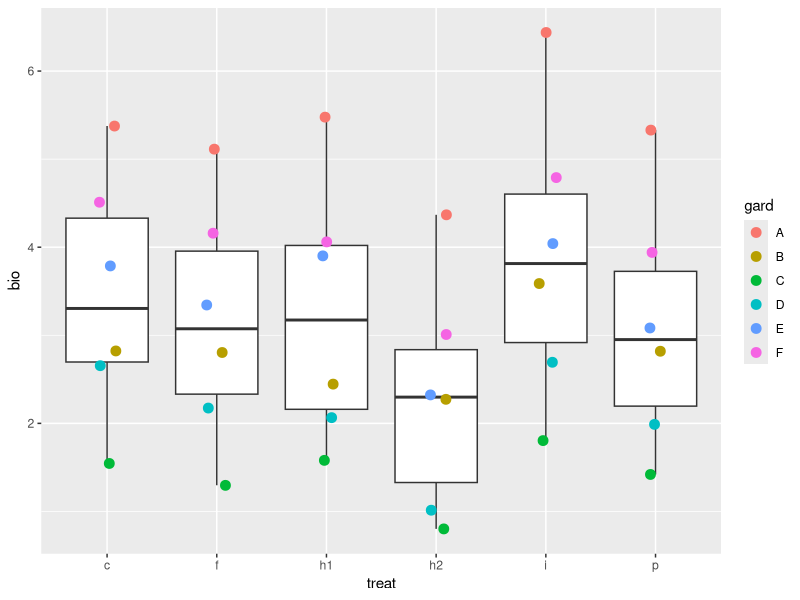
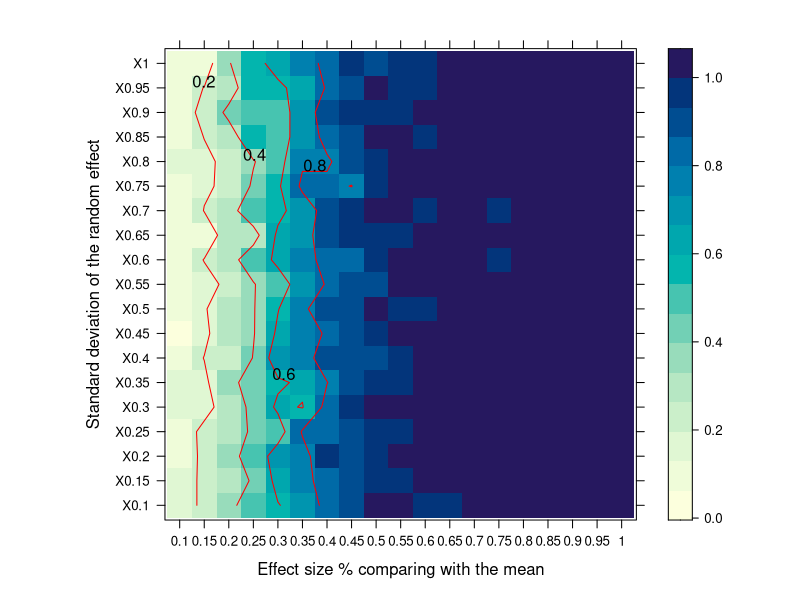
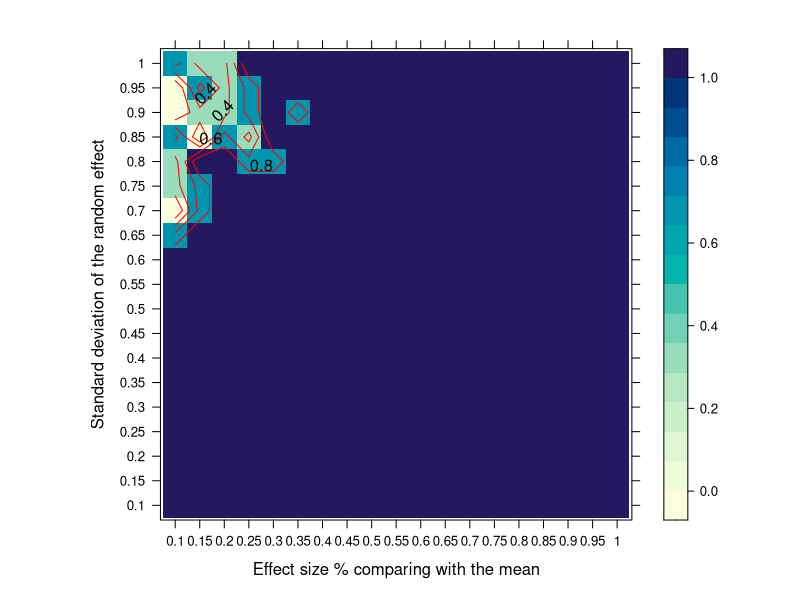

Write the R code that produced these figures, in order.
# Random model

#### NOTES -----------
# Simulate random effect model.
# 
# m <- 5       # number of schools
# mu <- 12.56  # global score average
# sdU <- 5.67  # standard deviation for the random effect
# sdW <- 3.25  # standard deviation for the noise
# sU <- sdU^2  # variance for the random effect
# sW <- sdW^2
# # values for the random effect
# U <- rnorm(m, mean=0, sd = sdU)
# # Number of observations in each school
# n <- 100
# N <- m*n
# data <- data.frame(school = rep(1:m, each=n))
# data$U <- U[data$school] # random factor value for each school
# data$val <- rnorm(m*n, mu + data$U, sdW)
# library(lme4)
# library(lmerTest)
# 
# # REML estimator for sigma^2
# MSE <- 1/(m*(n-1)) * sum((data$val - mean(data$val))^2) 
# # REML estimator for sigma_a^2
# MSA <- (1/(m-1))*sum(tapply(data$val, data$school, function(x){sum((x - mean(x))^2)}))
# (1/n)*(MSA - MSE)
# # Estimate parameters set earlier
# m1 <- lmer(val ~ 1 + (1|school), data = data)
# 
# 
# summary(m1)
# MSA
# MSE
# 
# # Predicting random effect
# # Random effect
# estre <- 9.545 
# estvr <- 8.188
# 
# summary(m1)
# 
# i = 5
# a1 = estre/(estre - estvr/n)*(mean(data[data$school==i,"val"]) - mean(data$val))
# data[data$school == i, "U"][1]
# a1


# Mixed model

# ngard <- 6    # number of blocks/gardens
# nplot <- 6
# 
# mu <- 3.75    # global average log[bio]
# fung <- 0.75  # effect size for fungicide
# ins <- -1.5   # effect size for insecticide
# h1 <- 0.5     # effect size herbivory low
# h2 <- 1.0     # effect size herbivory high
# pred <- 0.55  # effect size predator
# 
# sdg <- 0.2791    # standrad deviation for garden (randon effect)
# sd <- 0.4606       # standard deviation for plot
# 
# # Labels for gardens
# # set.seed(16)
# gard = rep(LETTERS[1:ngard], each = nplot)         # garden label
# gardeff = rep( rnorm(ngard, 0, sdg), each = nplot) # garden effect
# ploteff = rnorm(ngard*nplot, 0, sd)                # noise for plots
# 
# # Simulate the explanatory variables
# treat <- c()
# for (g in 1:ngard){treat <- c(treat,
#                               sample(c("c","f","i","h1","h2","p"), nplot))}
# 
# insecticide <- as.numeric(treat == "i")
# fungicide   <- as.numeric(treat == "f")
# herbivory1  <- as.numeric(treat == "h1")
# herbivory2  <- as.numeric(treat == "h2")
# predator    <- as.numeric(treat == "p")
# 
# bio <- mu + fung*fungicide + ins*insecticide + h1*herbivory1 + h2*herbivory2 + pred*predator + gardeff + ploteff
# 
# ds <- as.data.frame(cbind(bio,
#                           gard,
#                           treat))
# 
# ds$bio <- as.numeric(as.character(ds$bio))

# SIMULATIONS -----

library(lme4)
library(lmerTest)
library(ggplot2)
library(lattice)
library(latticeExtra)

generateData <- function(ngard = 6,    # number of blocks/gardens
                         nplot = 6,    
                         mu = 4.40862,     # global average log[bio]
                         fung = -0.19292,  # effect size for fungicide
                         ins = 0.43223,   # effect size for insecticide
                         h1 = -0.07064,     # effect size herbivory low
                         h2 = -0.95572,     # effect size herbivory high
                         pred = -0.47436,  # effect size predator
                         sdg = 0.2791, # standrad dev for the random effect
                         sd = 0.4606   # standard dev for the residuals 
                         ){
  # Labels for gardens
  # set.seed(16)
  
  # Control
  # print(c(paste("randomvar=",sdg^2), 
  #         paste("residualvar=",sd^2),
  #         paste("effsize=",ins)))
  
  gard = rep(LETTERS[1:ngard], each = nplot)         # garden label
  gardeff = rep(rnorm(ngard, 0, sdg^2), each = nplot) # garden effect
  ploteff = rnorm(ngard*nplot, 0, sd^2)                # noise for plots
  
  # Simulate the explanatory variables
  treat <- c()
  for (g in 1:ngard){treat <- c(treat,
                                sample(c("c","f","i","h1","h2","p"), nplot))}
  
  insecticide <- as.numeric(treat == "i")
  fungicide   <- as.numeric(treat == "f")
  herbivory1  <- as.numeric(treat == "h1")
  herbivory2  <- as.numeric(treat == "h2")
  predator    <- as.numeric(treat == "p")
  
  bio <- mu + fung*fungicide + ins*insecticide + h1*herbivory1 + h2*herbivory2 + pred*predator + gardeff + ploteff
  
  ds <- as.data.frame(cbind(bio,
                            gard,
                            treat))
  
  ds$bio <- as.numeric(as.character(ds$bio))
  
  return(ds)
  
}


ds <- generateData(sdg=1, sd=0.5)

plt <- ggplot(ds, aes(x = treat, y =bio))
plt + geom_boxplot() + 
  geom_jitter(aes(color=gard), width = 0.1, size=3)

fitted_model <- lmer(bio~treat+(1|gard), data = ds)
summary(fitted_model)
sqrt(unlist(VarCorr(fitted_model)))

# Decrease the variability between plots and see how the power changes.
# Effect sizes for each treatment... or can this be only for one example treatment, showing how big of a should be to be detected.

pA <- function(rands = 5,...){
  pvals <- c()#store all the pvalues for an effect
  for(rand in 1:rands){
    ds <- generateData(...)
    slds <- summary(lmer(bio~treat+(1|gard), data = ds))
    pvals <- c(pvals,slds$coefficients["treati", 5])
  }
  return(sum(pvals<0.05)/rands)
}

# Create a matrix comparing two different values... for example
# sdgs <-seq(0.5, 2.5, by=0.1)
# pvals <- c()
# for(sdg in sdgs){
#   sim <- pA(rands = 9, sdg = sdg)
#   pvals <- c(pvals, sim)
# }
# 
# plot(sdgs, pvals)
# 
# effs <- seq(0.1, -1.5, by=-0.1)
# pvals <- c()
# for(eff in effs){
#   sim <- pA(rands = 9, ins = eff)
#   pvals <- c(pvals, sim)
# }


resmatgard <- as.matrix(read.table("resmatgard.txt"))

levelplot(resmatgard, xlab = "Effect size % comparing with the mean",
          ylab = "Standard deviation of the random effect") +
  as.layer(contourplot(resmatgard, col = "red"))


# write.table(resmatgard, "resmatgard.txt")


mu = 4.40862
percs <- seq(0.1, 1, by=0.05)
sdvs <- seq(0.1, 1, by = 0.05)

resmatgard <- matrix(0, nrow = length(percs),
                     ncol = length(sdvs))

colnames(resmatgard) <- sdvs
rownames(resmatgard) <- percs

# for(perc in percs){
#   for(sdv in sdvs){
#     sim <- pA(rands = 49, ins = mu*perc, sdg=sdv, sd=1)
#     resmatgard[as.character(perc),as.character(sdv)] <- sim
#   }
#   
# }


# Residual standard deviation
for(perc in percs){
  for(sdv in sdvs){
    sim <- pA(rands = 3, ins = mu*perc, sdg=1, sd=sdv)
    resmatgard[as.character(perc),as.character(sdv)] <- sim
  }
  
}

resmatgard

levelplot(resmatgard, xlab = "Effect size % comparing with the mean",
          ylab = "Standard deviation of the random effect") +
  as.layer(contourplot(resmatgard, col = "red"))
